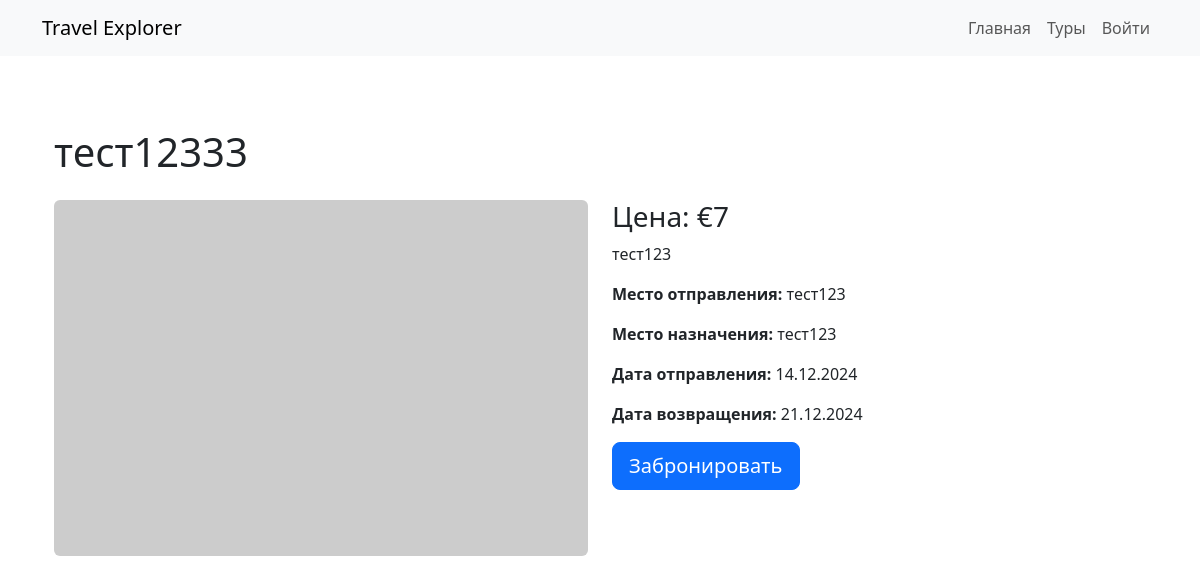
Page /tour/1/ on the earlier database version.
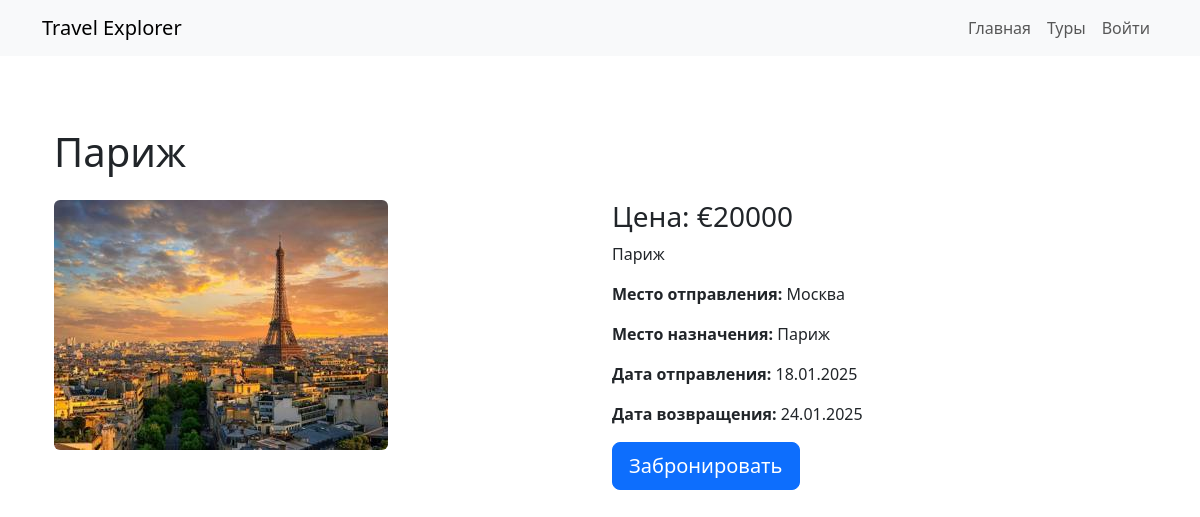
Same page on the later database version.
### travel/models.py (models this page shows, shortened)
class Tour(models.Model):
    name_tour = models.CharField("Название тура", max_length=255)
    discription_tour = models.TextField("Описание тура")
    price_tour = models.IntegerField("Цена тура", validators=[validate_positive])
    departure = models.CharField("Место отправления", max_length=255)
    destination = models.CharField("Место назначения", max_length=255)
    date_departure = models.DateField("Дата отправления")
    date_return = models.DateField("Дата возвращения")
    operator_tour = models.CharField("Туроператор", max_length=255)
    places_tour = models.IntegerField("Количество мест", validators=[validate_positive])
    history = HistoricalRecords()
    is_hot = models.BooleanField(default=False)
    image = models.ImageField(upload_to='tours/', blank=True, null=True)
    objects = TourManager()
    class Meta:
        ordering = ['date_departure']

### travel/views.py (the view)
# urls.py: path('tour/<int:id>/', views.tour_detail, name='tour-detail'),
def tour_detail(request, id):
    tour = get_object_or_404(Tour, id=id)
    return render(request, 'travel/tour-detail.html', {'tour': tour})

### travel/templates/travel/tour-detail.html (shortened to what this page needs)
{% extends 'travel/base.html' %}
{% block content %}
<div class="container py-5">
    <h1 class="mb-4">{{ tour.name_tour }}</h1>
    <div class="row">
        <div class="col-md-6">
            {% if tour.image %}
            <img src="{{ tour.image.url }}" class="img-fluid rounded" alt="{{ tour.name_tour }}">
            {% else %}
            <img src="https://via.placeholder.com/600x400" class="img-fluid rounded" alt="Изображение недоступно">
            {% endif %}
        </div>
        <div class="col-md-6">
            <h3>Цена: €{{ tour.price_tour }}</h3>
            <p class="description">{{ tour.discription_tour }}</p>
            <p><strong>Место отправления:</strong> {{ tour.departure }}</p>
            <p><strong>Место назначения:</strong> {{ tour.destination }}</p>
            <p><strong>Дата отправления:</strong> {{ tour.date_departure|date:"d.m.Y" }}</p>
            <p><strong>Дата возвращения:</strong> {{ tour.date_return|date:"d.m.Y" }}</p>
            <form action="/reserve/" method="post">
                <button type="submit" class="btn btn-primary btn-lg">Забронировать</button>
            </form>
        </div>
    </div>
</div>
{% endblock %}

Differences in the rows shown:
changed Tour: name_tour "тест12333" → "Париж"; image: picture added; price_tour "7" → "20000"; discription_tour "тест123" → "Париж"; departure "тест123" → "Москва"; destination "тест123" → "Париж"; date_departure "14.12.2024" → "18.01.2025"; date_return "21.12.2024" → "24.01.2025"
